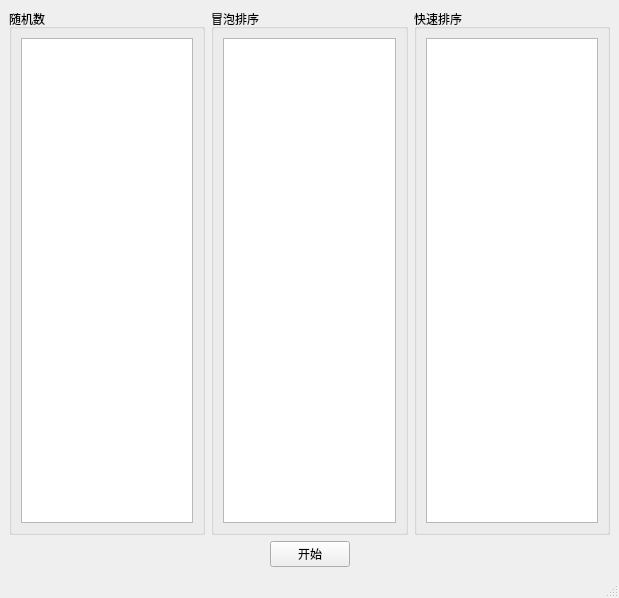
<?xml version="1.0" encoding="UTF-8"?>
<ui version="4.0">
 <class>MainWindow</class>
 <widget class="QMainWindow" name="MainWindow">
  <property name="geometry">
   <rect>
    <x>0</x>
    <y>0</y>
    <width>619</width>
    <height>598</height>
   </rect>
  </property>
  <property name="windowTitle">
   <string>MainWindow</string>
  </property>
  <widget class="QWidget" name="centralwidget">
   <layout class="QGridLayout" name="gridLayout">
    <item row="0" column="0">
     <widget class="QGroupBox" name="groupBox">
      <property name="title">
       <string>随机数</string>
      </property>
      <layout class="QVBoxLayout" name="verticalLayout">
       <item>
        <widget class="QListWidget" name="listWidget"/>
       </item>
      </layout>
     </widget>
    </item>
    <item row="0" column="1">
     <widget class="QGroupBox" name="groupBox_2">
      <property name="title">
       <string>冒泡排序</string>
      </property>
      <layout class="QVBoxLayout" name="verticalLayout_2">
       <item>
        <widget class="QListWidget" name="listWidget_2"/>
       </item>
      </layout>
     </widget>
    </item>
    <item row="0" column="2">
     <widget class="QGroupBox" name="groupBox_3">
      <property name="title">
       <string>快速排序</string>
      </property>
      <layout class="QVBoxLayout" name="verticalLayout_3">
       <item>
        <widget class="QListWidget" name="listWidget_3"/>
       </item>
      </layout>
     </widget>
    </item>
    <item row="1" column="0" colspan="3">
     <layout class="QHBoxLayout" name="horizontalLayout">
      <item>
       <spacer name="horizontalSpacer">
        <property name="orientation">
         <enum>Qt::Horizontal</enum>
        </property>
        <property name="sizeHint" stdset="0">
         <size>
          <width>40</width>
          <height>20</height>
         </size>
        </property>
       </spacer>
      </item>
      <item>
       <widget class="QPushButton" name="pushButton">
        <property name="text">
         <string>开始</string>
        </property>
       </widget>
      </item>
      <item>
       <spacer name="horizontalSpacer_2">
        <property name="orientation">
         <enum>Qt::Horizontal</enum>
        </property>
        <property name="sizeHint" stdset="0">
         <size>
          <width>40</width>
          <height>20</height>
         </size>
        </property>
       </spacer>
      </item>
     </layout>
    </item>
   </layout>
  </widget>
  <widget class="QMenuBar" name="menubar">
   <property name="geometry">
    <rect>
     <x>0</x>
     <y>0</y>
     <width>619</width>
     <height>26</height>
    </rect>
   </property>
  </widget>
  <widget class="QStatusBar" name="statusbar"/>
 </widget>
 <resources/>
 <connections/>
</ui>
